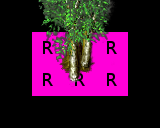

A level layout from a 2D game, rendered from its tile map. Below: a short description, then the map file with tile-grid data replaced by summaries:
An orthogonal 5x4 tile map with 32x32 px tiles, 4 tile layers (Regions, Output1_Fringe, Output2_Fringe, Output3_Fringe), 7 hidden layers not drawn, 8 tilesets.

<map version="1.0" orientation="orthogonal" width="5" height="4" tilewidth="32" tileheight="32">
 <tileset firstgid="1" name="Woodland" tilewidth="32" tileheight="32">
  <image source="../../graphics/tiles/Woodland_ground.png" width="512" height="512" />
 </tileset>
 <tileset firstgid="257" name="Collision" tilewidth="32" tileheight="32">
  <image source="../../graphics/tiles/collision.png" width="64" height="32" />
 </tileset>
 <tileset firstgid="259" name="set_rules" tilewidth="32" tileheight="32">
  <image source="../../graphics/tiles/set_rules.png" width="64" height="64" />
 </tileset>
 <tileset firstgid="263" name="set_woodland" tilewidth="32" tileheight="32">
  <image source="../../graphics/tiles/set_woodland.png" width="512" height="320" />
 </tileset>
 <tileset firstgid="423" name="Woodland_x3" tilewidth="32" tileheight="96">
  <image source="../../graphics/tiles/Woodland_x3.png" width="512" height="192" />
 </tileset>
 <tileset firstgid="455" name="Woodland_x2" tilewidth="32" tileheight="64">
  <image source="../../graphics/tiles/Woodland_x2.png" width="512" height="128" />
 </tileset>
 <tileset firstgid="487" name="Woodland_x4" tilewidth="32" tileheight="128">
  <image source="../../graphics/tiles/Woodland_x4.png" width="512" height="128" />
 </tileset>
 <tileset firstgid="503" name="Woodland_x5" tilewidth="32" tileheight="160">
  <image source="../../graphics/tiles/Woodland_x5.png" width="512" height="160" />
 </tileset>
 <layer name="Regions" width="5" height="4">
  <data>[20 cells, 6 non-empty, 1 distinct tile ids]</data>
 </layer>
 <layer name="Input_set" width="5" height="4" visible="0">
  <data>[20 cells, 1 non-empty, 1 distinct tile ids]</data>
 </layer>
 <layer name="Input_set" width="5" height="4" visible="0">
  <data>[20 cells, 1 non-empty, 1 distinct tile ids]</data>
 </layer>
 <layer name="InputNot_set" width="5" height="4" visible="0" opacity="0.48">
  <data>[20 cells, 5 non-empty, 1 distinct tile ids]</data>
 </layer>
 <layer name="InputNot_set" width="5" height="4" visible="0" opacity="0.35">
  <data>[20 cells, 5 non-empty, 1 distinct tile ids]</data>
 </layer>
 <layer name="Output1_Collision" width="5" height="4" visible="0">
  <data>[20 cells, 2 non-empty, 1 distinct tile ids]</data>
 </layer>
 <layer name="Output2_Collision" width="5" height="4" visible="0">
  <data>[20 cells, 2 non-empty, 1 distinct tile ids]</data>
 </layer>
 <layer name="Output3_Collision" width="5" height="4" visible="0">
  <data>[20 cells, 2 non-empty, 1 distinct tile ids]</data>
 </layer>
 <layer name="Output1_Fringe" width="5" height="4">
  <data>[20 cells, 3 non-empty, 3 distinct tile ids]</data>
 </layer>
 <layer name="Output2_Fringe" width="5" height="4">
  <data>[20 cells, 3 non-empty, 3 distinct tile ids]</data>
 </layer>
 <layer name="Output3_Fringe" width="5" height="4">
  <data>[20 cells, 3 non-empty, 3 distinct tile ids]</data>
 </layer>
</map>
